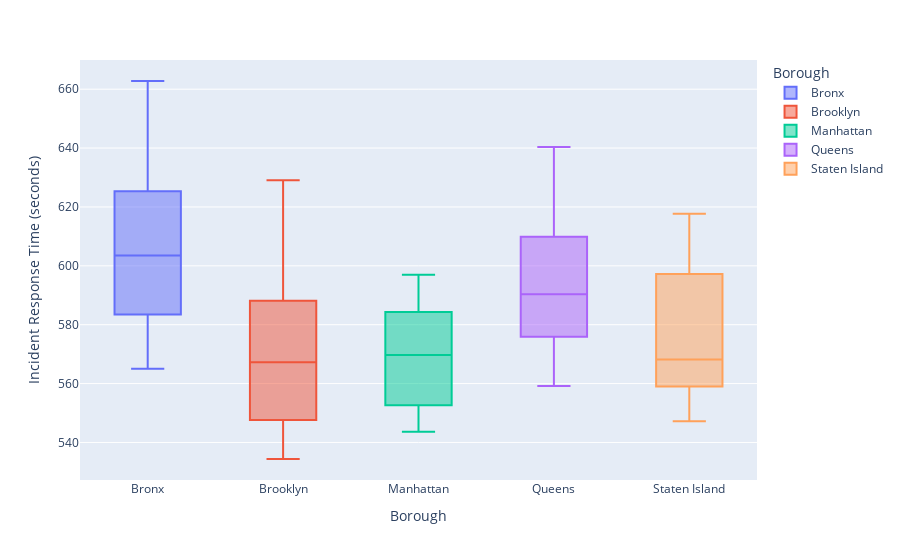

Source (notebook cell):
### Code cell
def visual3():
    df = pd.read_csv("cleaned_response_times.csv")
    fig = px.box(df, x = "Borough", y = "Incident Response Time", color = "Borough", labels = {"Borough": "Borough","Incident Response Time": "Incident Response Time (seconds)"})
    return fig.show()
   
############ Function Call ############
visual3()

### Figure 1 — Plotly figure (JSON) as saved in the notebook; plotly's stock layout.template omitted (floating-point values rounded to 4 significant figures)
{"data": [{"alignmentgroup": "True", "hovertemplate": "Borough=%{x}<br>Incident Response Time (seconds)=%{y}<extra></extra>", "legendgroup": "Bronx", "marker": {"color": "#636efa"}, "name": "Bronx", "notched": false, "offsetgroup": "Bronx", "orientation": "v", "showlegend": true, "type": "box", "x": ["Bronx", "Bronx", "Bronx", "Bronx", "Bronx", "Bronx", "Bronx", "Bronx", "Bronx", "Bronx", "Bronx", "Bronx"], "x0": " ", "xaxis": "x", "y": [565.0, 601.8, 578.3, 573.2, 588.7, 607.8, 605.7, 661.0, 642.9, 597.2, 605.2, 662.8], "y0": " ", "yaxis": "y"}, {"alignmentgroup": "True", "hovertemplate": "Borough=%{x}<br>Incident Response Time (seconds)=%{y}<extra></extra>", "legendgroup": "Brooklyn", "marker": {"color": "#EF553B"}, "name": "Brooklyn", "notched": false, "offsetgroup": "Brooklyn", "orientation": "v", "showlegend": true, "type": "box", "x": ["Brooklyn", "Brooklyn", "Brooklyn", "Brooklyn", "Brooklyn", "Brooklyn", "Brooklyn", "Brooklyn", "Brooklyn", "Brooklyn", "Brooklyn", "Brooklyn"], "x0": " ", "xaxis": "x", "y": [534.4, 563.9, 537.0, 537.7, 557.6, 566.2, 568.4, 612.1, 595.1, 581.3, 572.2, 629.0], "y0": " ", "yaxis": "y"}, {"alignmentgroup": "True", "hovertemplate": "Borough=%{x}<br>Incident Response Time (seconds)=%{y}<extra></extra>", "legendgroup": "Manhattan", "marker": {"color": "#00cc96"}, "name": "Manhattan", "notched": false, "offsetgroup": "Manhattan", "orientation": "v", "showlegend": true, "type": "box", "x": ["Manhattan", "Manhattan", "Manhattan", "Manhattan", "Manhattan", "Manhattan", "Manhattan", "Manhattan", "Manhattan", "Manhattan", "Manhattan", "Manhattan"], "x0": " ", "xaxis": "x", "y": [548.8, 564.1, 543.6, 551.1, 554.1, 577.0, 562.5, 595.4, 597.0, 575.3, 575.5, 591.6], "y0": " ", "yaxis": "y"}, {"alignmentgroup": "True", "hovertemplate": "Borough=%{x}<br>Incident Response Time (seconds)=%{y}<extra></extra>", "legendgroup": "Queens", "marker": {"color": "#ab63fa"}, "name": "Queens", "notched": false, "offsetgroup": "Queens", "orientation": "v", "showlegend": true, "type": "box", "x": ["Queens", "Queens", "Queens", "Queens", "Queens", "Queens", "Queens", "Queens", "Queens", "Queens", "Queens", "Queens"], "x0": " ", "xaxis": "x", "y": [559.2, 601.2, 575.6, 568.2, 576.2, 584.9, 581.4, 618.5, 640.4, 595.8, 599.8, 626.6], "y0": " ", "yaxis": "y"}, {"alignmentgroup": "True", "hovertemplate": "Borough=%{x}<br>Incident Response Time (seconds)=%{y}<extra></extra>", "legendgroup": "Staten Island", "marker": {"color": "#FFA15A"}, "name": "Staten Island", "notched": false, "offsetgroup": "Staten Island", "orientation": "v", "showlegend": true, "type": "box", "x": ["Staten Island", "Staten Island", "Staten Island", "Staten Island", "Staten Island", "Staten Island", "Staten Island", "Staten Island", "Staten Island", "Staten Island", "Staten Island", "Staten Island"], "x0": " ", "xaxis": "x", "y": [547.2, 568.1, 566.4, 560.4, 557.7, 568.2, 556.4, 613.7, 611.4, 576.0, 583.1, 617.7], "y0": " ", "yaxis": "y"}], "layout": {"boxmode": "overlay", "legend": {"title": {"text": "Borough"}, "tracegroupgap": 0}, "margin": {"t": 60}, "xaxis": {"anchor": "y", "categoryarray": ["Bronx", "Brooklyn", "Manhattan", "Queens", "Staten Island"], "categoryorder": "array", "domain": [0, 1], "title": {"text": "Borough"}}, "yaxis": {"anchor": "x", "domain": [0, 1], "title": {"text": "Incident Response Time (seconds)"}}}}
